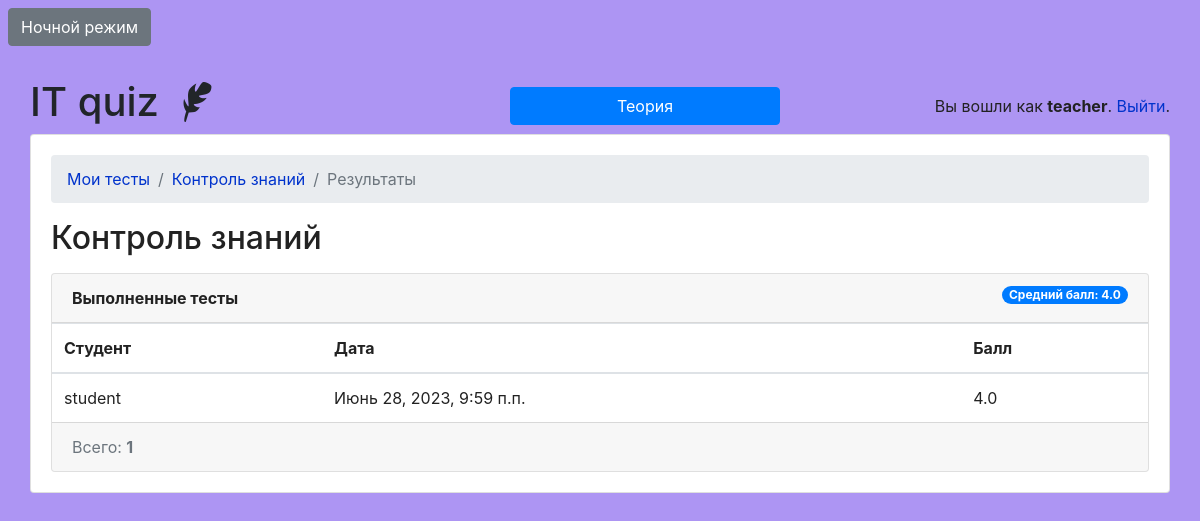
/teachers/quiz/8/results/ (signed in), run on the app's committed database.
### classroom/models.py (models this page shows, shortened)
class User(AbstractUser):
    is_student = models.BooleanField(default=False)
    is_teacher = models.BooleanField(default=False)

class Quiz(models.Model):
    owner = models.ForeignKey(User, on_delete=models.CASCADE, related_name='quizzes')
    name = models.CharField(max_length=255)
    subject = models.ForeignKey(Subject, on_delete=models.CASCADE, related_name='quizzes')

class TakenQuiz(models.Model):
    student = models.ForeignKey(Student, on_delete=models.CASCADE, related_name='taken_quizzes')
    quiz = models.ForeignKey(Quiz, on_delete=models.CASCADE, related_name='taken_quizzes')
    score = models.FloatField()
    date = models.DateTimeField(auto_now_add=True)

class Student(models.Model):
    user = models.OneToOneField(User, on_delete=models.CASCADE, primary_key=True)
    quizzes = models.ManyToManyField(Quiz, through='TakenQuiz')
    interests = models.ManyToManyField(Subject, related_name='interested_students')

### classroom/views/teachers.py (the view)
# urls.py: path('quiz/<int:pk>/results/', teachers.QuizResultsView.as_view(), name='quiz_results'),
@method_decorator([login_required, teacher_required], name='dispatch')
class QuizResultsView(DetailView):
    model = Quiz
    context_object_name = 'quiz'
    template_name = 'classroom/teachers/quiz_results.html'
    def get_context_data(self, **kwargs):
        quiz = self.get_object()
        taken_quizzes = quiz.taken_quizzes.select_related('student__user').order_by('-date')
        total_taken_quizzes = taken_quizzes.count()
        quiz_score = quiz.taken_quizzes.aggregate(average_score=Avg('score'))
        extra_context = {
            'taken_quizzes': taken_quizzes,
            'total_taken_quizzes': total_taken_quizzes,
            'quiz_score': quiz_score
        }
        kwargs.update(extra_context)
        return super().get_context_data(**kwargs)
    def get_queryset(self):
        return self.request.user.quizzes.all()

### classroom/templatetags/custom_tags.py (called while the page is built)
@register.inclusion_tag('theory.html')
def theory_list():
    theory = Theory.objects.all()
    return {'theorys': theory}

### classroom/templates/classroom/teachers/quiz_results.html
{% extends 'base.html' %}
{% load crispy_forms_tags humanize %}
{% block content %}
  <nav aria-label="breadcrumb">
    <ol class="breadcrumb">
      <li class="breadcrumb-item"><a href="{% url 'teachers:quiz_change_list' %}">Мои тесты</a></li>
      <li class="breadcrumb-item"><a href="{% url 'teachers:quiz_change' quiz.pk %}">{{ quiz.name }}</a></li>
      <li class="breadcrumb-item active" aria-current="page">Результаты</li>
    </ol>
  </nav>
  <h2 class="mb-3">{{ quiz.name }}</h2>
  <div class="card wrp">
    <div class="card-header">
      <strong>Выполненные тесты</strong>
      <span class="badge badge-pill badge-primary float-right">Средний балл: {{ quiz_score.average_score|default_if_none:0.0 }}</span>
    </div>
    <table class="table mb-0">
      <thead>
        <tr>
          <th>Студент</th>
          <th>Дата</th>
          <th>Балл</th>
        </tr>
      </thead>
      <tbody>
        {% for taken_quiz in taken_quizzes %}
          <tr>
            <td>{{ taken_quiz.student.user.username }}</td>
            <td>{{ taken_quiz.date }}</td>
            <td>{{ taken_quiz.score }}</td>
          </tr>
        {% endfor %}
      </tbody>
    </table>
    <div class="card-footer text-muted">
      Всего: <strong>{{ total_taken_quizzes }}</strong>
    </div>
  </div>
{% endblock %}

### templates/base.html (shortened to what this page needs)
{% load static %}
<!doctype html>
<html lang="en">
  <head>
    <link rel="stylesheet" href="https://maxcdn.bootstrapcdn.com/bootstrap/4.0.0/css/bootstrap.min.css">
    <link rel="stylesheet" type="text/css" href="{% static 'vendor/fontello-2f186091/css/fontello.css' %}">
    <link rel="stylesheet" type="text/css" href="{% static 'css/app.css' %}">
    {% if user.is_authenticated and user.is_teacher %}
      <link rel="stylesheet" type="text/css" href="{% static 'css/teachers.css' %}">
    {% else %}
      <link rel="stylesheet" type="text/css" href="{% static 'css/students.css' %}">
    {% endif %}
  </head>
  <body>
    <button class="btn-toggle btn btn-secondary m-2">Ночной режим</button>
    <div class="container my-4">
      <div class="row justify-content-center">
        <div class="w-100">
          <div class="row d-flex align-items-center">
            <div class="col">
              <h1 class="logo">
                <a href="{% url 'home' %}">
                  IT quiz
                  {% if user.is_authenticated %}
                    {% if user.is_teacher %}
                      <span class="icon-feather" data-toggle="tooltip" data-placement="right" title="Teacher profile"></span>
                    {% else %}
                      <span class="icon-graduation-cap" data-toggle="tooltip" data-placement="right" title="Student profile"></span>
                    {% endif %}
                  {% endif %}
                </a>
              </h1>
            </div>
            <div class="col text-right">
              <button type="button" class="btn btn-primary w-75" data-toggle="modal" data-target=".bd-example-modal-lg">Теория</button>
            </div>
            {% load custom_tags %}
            <div class="col text-right">
              {% if user.is_authenticated %}
                <p class="pt-3">Вы вошли как <strong>{{ user.username }}</strong>. <a href="{% url 'logout' %}">Выйти</a>.</p>
              {% else %}
                <a href="{% url 'login' %}" class="btn btn-light" role="button">Вход</a>
                <a href="{% url 'signup' %}" class="btn btn-primary" role="button">Регистрация</a>
              {% endif %}
            </div>
          </div>
          <div class="card mb-3 wrp">
            <div class="card-body">
              {% block content %}
              {% endblock %}
            </div>
          </div>
        </div>
      </div>
    </div>
  </body>
</html>

### static/css/app.css (style rules this page uses)
.logo a { color: #212529; text-decoration: none; }
body { color: #222; background: #fff; }
a { color: #0033cc; }

### static/css/teachers.css (style rules this page uses)
body { background-color: #ad95f3; }

### data on the page
User: username "teacher"
Quiz: name "Контроль знаний"
TakenQuiz: student.user.username "student", date "Июнь 28, 2023, 9:59 п.п.", score "4.0"

### other printed values
{{ quiz_score.average_score|default_if_none:0.0 }} "4.0"
{{ total_taken_quizzes }} "1"
